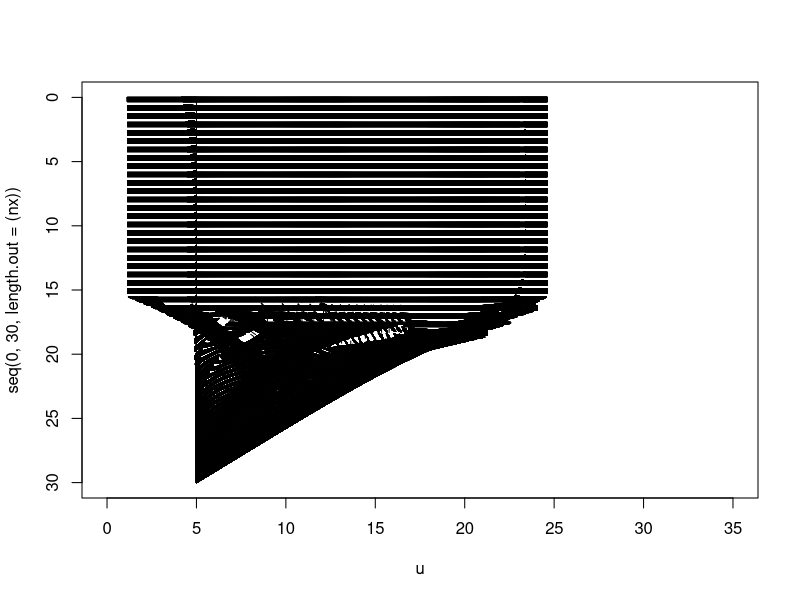

Recreate this plot in R. (Note: a time limit stopped this script after it produced the figure.)
#!/usr/bin/env python3
# -*- coding: utf-8 -*-

#' Created on Thu Aug 19 11:29:34 2021
#' 
#' @author: robert
#' @email: rladwig2@wisc.edu
#' 
#' temperature equation as Tt = 1/A K Tzz
#' Diffusion code is based on 12 steps to Navier-Stokes by (c) Lorena A. Barba, Gilbert F. Forsyth 2017.
#' 
#' Eddy diffusivity is estimated from buoyancy frequency according to Hondzo and Stefan (1993)
#' 
#' Mixing dynamics code is taken from Herb & Stefan (2004) Temperature stratification and Mixing 
#' Dynamics in a Shallow Lake with Submersed Macrophytes. Lake & Reservoir Management
#' https://www.tandfonline.com/doi/pdf/10.1080/07438140409354159
#' 
#' Convective overturn algorithm is taken from Salorante & Andersen (2007) MyLake—A multi-year 
#' lake simulation model code suitable for uncertainty and sensitivity analysis simulations. 
#' Ecological Modeling
#' https://doi.org/10.1016/j.ecolmodel.2007.03.018 


nx = 30
dx = 2 / (nx - 1)
days = 365*1
nt = 86400 * days    #the number of timesteps we want to calculate
nu = 1e-6 #the value of viscosity
sigma = .2 #sigma is a parameter, we'll learn more about it later
dt = sigma * dx**2 / max(nu) #dt is defined using sigma ... more later!
# dt = 1 
dx = 1.03

# area and depth values of our lake 
area = seq(-1e2,0, length.out = nx) * (-1)
depth = seq(0,nx, length.out = nx)

calc_dens <-function(wtemp){
  dens = 999.842594 + (6.793952 * 1e-2 * wtemp) - (9.095290 * 1e-3 *wtemp**2) + 
    (1.001685 * 1e-4 * wtemp**3) - (1.120083 * 1e-6* wtemp**4) + 
    (6.536336 * 1e-9 * wtemp**5)
  return(dens)
}

# here we define our initial profile
u = rep(1,max(nx))  * 5#10    
# u[(0):(10)] = 7

rho = calc_dens(u)

# this is our attempt for turbulence closure, estimating eddy diffusivity
eddy_diffusivity <-function(rho, depth, g, rho_0){
  buoy = rep(1, length(nx)) * 7e-5
  for (i in seq(1, nx-1)){#range(0, nx - 1):
    buoy[i] = sqrt( abs(rho[i+1] - rho[i]) / (depth[i+1] - depth[i]) * g/rho_0 )
  }
  
  low_values_flags = buoy < 7e-5  # Where values are low
  buoy[low_values_flags] = 7e-5
  
  kz = 0.00706 *( 3.8 * 1e1)**(0.56) * (buoy)**(-0.43)
  return(kz)
}

kz = eddy_diffusivity(rho, depth, 9.81, 998.2) / 86400# 1e4

# plot initial profile
plot( u, seq(0, 30, length.out=(nx)),  
      ylim = rev(range(seq(0, 30, length.out=(nx)))), xlim = c(0,35), type ='l');
# lines( u, seq(0, 30, length.out=(nx)),  
       # ylim = rev(range(seq(0, 30, length.out=(nx)))) );

# atmospheric boundary conditions
bc =c(seq(0,350, length.out = 43200) ,seq(350,0, length.out=43200)) 
bc.approx = approxfun(x = seq(1,86400), y = bc, method = "linear", rule = 2)
# linearize bc to get bigger time steps

bound <- matrix(c(seq(1,12,1),
                  169, 274, 414, 552, 651, 684, 642, 537, 397, 259, 160, 127,
                  8.3, 9., 13.5,13.9,21.8,24.7,29.4,26.6,24.9,15.,9.7,6.6,
                  2.8,3.3,4.9,4.,5.3,7.8,11.8,11.5,7.7,6.8,6.5,2.4,
                  11.6,11.7,16.4,15.6,16.6,16.7,12.7,11.7,14.,12.9,14.8,11.6), nrow = 12, byrow = FALSE)
bound <- as.data.frame(bound)
colnames(bound) <- c('Month','Jsw','Tair','Dew','vW')
bound$Uw <- 19.0 + 0.95 * (bound$vW * 1000/3600)^2 # function to calculate wind shear stress (and transforming wind speed from km/h to m/s)
bound$vW <- bound$vW * 1000/3600
bound$Day <- cumsum(c(1,31,28,31,30,31,30,31,31,30,31,30))

Jsw <- approxfun(x = bound$Day * 24 * 3600, y = bound$Jsw, method = "linear", rule = 2)
Tair <- approxfun(x = bound$Day* 24 * 3600, y = bound$Tair, method = "linear", rule = 2)
Dew <- approxfun(x = bound$Day* 24 * 3600, y = bound$Dew, method = "linear", rule = 2)
Uw <- approxfun(x = bound$Day* 24 * 3600, y = bound$Uw, method = "linear", rule = 2)
vW <- approxfun(x = bound$Day* 24 * 3600, y = bound$vW, method = "linear", rule = 2)

Rl <- 0.3
Acoeff <- 0.6 # coefficient between 0.5 - 0.7
sigma <- 11.7 * 10^(-8) # cal / (cm2 d K4) or: 4.9 * 10^(-3) # Stefan-Boltzmann constant in [J (m2 d K4)-1]
eps <- 0.97 # emissivity of water
rho <- 0.9982 # density (g per cm3)
cp <- 0.99 # specific heat (cal per gram per deg C)
c1 <- 0.47 # Bowen's coefficient
a <- 7 # constant
c <- 9e4 # empirical constant
g <- 9.81  # gravity (m/s2)

reflect <- 0.6 # fraction of reflected solar radiation
infra = 0.3 # fraction infrared radiation
kd = 0.2 # light attenuation coefficient
km = 0.4 # specific light attenuation coefficient for macrophytes
P = 0 # macrophyte biomass per unit volume in gDW m-3

um <- c()
# modeling code for vertical 1D diffusion
for (n in 1:floor(nt/dt)){  #iterate through time
  un = u ##copy the existing values of u into un
  kz = eddy_diffusivity(calc_dens(un), depth, 9.81, 998.2) / 86400#1e4
  kzn = kz     # u[0] = un[0] + 1/area[0] * kzn[0] * dt / dx**3 * (2 * un[0] - 5 * un[0+1] + 4 * un[0+2] - un[0+3]) + bc[n]/(depth[0+1]-depth[0]) * 1/(4181 * calc_dens(un[0]))
  # u[0] = un[0] + bc[n]/(depth[0+1]-depth[0]) * 1/(4181 * calc_dens(un[0]) * area[0])
  eair <- (4.596 * exp((17.27 * Dew(n * dt)) / (237.3 + Dew(n * dt)))) # air vapor pressure
  esat <- 4.596 * exp((17.27 * Tair(n * dt)) / (237.3 + Tair(n * dt))) # saturation vapor pressure
  RH <- eair/esat *100 # relative humidity
  es <- 4.596 * exp((17.27 * u[1])/ (273.3+u[1]))
  Q <- (Jsw(n * dt) + 
          (sigma * (Tair(n * dt) + 273)^4 * (Acoeff + 0.031 * sqrt(eair)) * (1 - Rl)) - # longwave radiation into the lake
    (eps * sigma * (u[1] + 273)^4)  - # backscattering longwave radiation from the lake
    (c1 * Uw(n * dt) * (u[1] - Tair(n * dt))) - # convection
    (Uw(n * dt) * ((es) - (eair))) ) # evaporation
  
  H = (1- reflect) * (1- infra) * Jsw(n * dt) * exp(-(kd + km * P) *seq(1,nx)) 
  
  u[1] = un[1] +  kzn[1] * dt / dx**2 *  (un[2] - un[1]) + #1/area[1] *
     Q * area[1]/(4181 * calc_dens(un[1]) ) +
     H[1] * 1/(4181 * calc_dens(un[1]) ) #* area[0]) bc.approx(n*dt)/(depth[1+1]-depth[1])
  # u[nx] = un[nx] + 1/area[nx] * kzn[nx] * dt / dx**3 * (2 * un[dx] - 5 * un[dx-1] + 4 * un[dx-2] - un[dx-3])
  for (i in 2:(nx-1)){
    u[i] = un[i] + #1/area[i] *# (area[i]-area[i+1])/(depth[i+1]-depth[i]) * 
      kzn[i] * dt / dx**2 * (un[i+1] - 2 * un[i] + un[i-1]) +
      H[i] * 1/(4181 * calc_dens(un[i]) )
  }
  
  # the mixed layer depth is determined for each time step by comparing kinetic enery available
  # from wind and the potential energy required to completely mix the water column to a given depth
  Zcv <- seq(1, nx) %*% area / sum(area)
  KE = Uw(n * dt) *  vW(n * dt) * dt
  maxdep = 1
  for (dep in 1:(nx)){
    if (dep == 1){
      # PE = seq(1,nx)[dep] * g * ( seq(1,nx)[dep+1] - Zcv) * (
        # calc_dens(un[dep+1]) - calc_dens(un[dep]))
      PE = abs(g/area[1] *  ( seq(1,nx)[dep] - Zcv) * area[dep] * calc_dens(u[dep]) * 1 )
    } else {
      PEprior = PE
      # PE = seq(1,nx)[dep] * g * ( seq(1,nx)[dep+1] - Zcv) * (
        # calc_dens(un[dep+1]) - calc_dens(un[dep])) + PEprior
      PE = abs(g/area[1] *  ( seq(1,nx)[dep] - Zcv) * area[dep] * calc_dens(u[dep]) * 1 +
        PEprior)
      # PE = abs(g/area[1] *  ( seq(1,nx)[1:dep] - Zcv) * area[1:dep] * calc_dens(un[1:dep]) + seq(1,nx)[1:dep])
    }
    # PE = abs(g/area[1] *  ( seq(1,nx)[1:dep] - Zcv) * area[1:dep] * calc_dens(un[1:dep]) + seq(1,nx)[1:dep]) 
      if (PE > KE){
        maxdep = dep
        break
      }
    maxdep = dep
  }
  # if (maxdep != 1){print('mixing!')}
  u[1:maxdep] = rep(u[1],maxdep)#max(u[1:maxdep])
  
  # convective overturn: Convective mixing is induced by an unstable density profile. 
  # All groups of water layers where the vertical density profile is unstable are mixed with the 
  # first stable layer below the unstable layer(s) (i.e., a layer volume weighed means of 
  # temperature and other variables are calculated for the mixed water column). 
  # This procedure is continued until the vertical density profile in the whole water column becomes neutral or stable.
  dens_u = calc_dens(u) 
  diff_dens_u <- (diff(dens_u)) 
  diff_dens_u[abs(diff(dens_u)) < 1e-1] = 0
  while (any(diff_dens_u < 0)){
    dens_u = calc_dens(u) 
    for (dep in 1:(nx-1)){
      if (dens_u[dep+1] < dens_u[dep] & abs(dens_u[dep+1] - dens_u[dep]) > 1e-1){
        u[dep:(dep+1)] = mean(u[dep:(dep+1)])#max(u[1:maxdep])
        print(dep)
        break
      }
    }
    dens_u = calc_dens(u) 
    diff_dens_u <- (diff(dens_u)) 
    diff_dens_u[abs(diff(dens_u)) < 1e-1] = 0
  }

  
  um <- cbind(um, u)
  
  
  lines( u, seq(0, 30, length.out=(nx)),
          ylim = rev(range(seq(0, 30, length.out=(nx)))), lty = 'dashed');
}

str(um)
plot(seq(1, ncol(um))*dt/24/3600, um[1,], col = 'red', type = 'l', xlab = 'Time (d)', ylab='Temeprature (degC)')
lines(seq(1, ncol(um))*dt/24/3600, um[15,], col = 'orange', lty = 'dashed')
lines(seq(1, ncol(um))*dt/24/3600, um[18,], col = 'green', lty = 'dashed')
lines(seq(1, ncol(um))*dt/24/3600, um[20,], col = 'magenta', lty = 'dashed')
lines(seq(1, ncol(um))*dt/24/3600, um[25,], col = 'blue', lty = 'dashed')

filled.contour(x = seq(1, ncol(um))*dt/24/3600,
        y = seq(1, nx),
        z = t(um))
